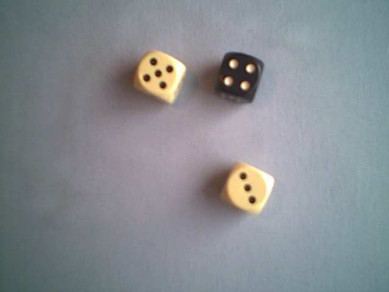
//> input picture images/dice.jpg, 389 x 292 px
$ ./mainOpenCV ../../images/dice.jpg   (built with g++ and OpenCV 4)
//> lines starting //> are read from the running program, lines starting //| are printed output that depends on the picture
//> further down, image is the input picture: 292 rows x 389 cols, CV_8UC3; mean B, G, R 144.8, 140, 135.4
#include <opencv2/opencv.hpp>

#include <stdio.h>
#include <stdlib.h>
#include <string.h>

using namespace cv;

int writeClassificationOutput(const char * filename,int result)
{
  FILE * fp = fopen(filename,"w");
  if (fp!=0)
    {
      fprintf(fp,"%u\n",result);
      fclose(fp);
      return 1;
    }
  return 0;
}


int processImage(cv::Mat & image,const char * filename,unsigned int width,unsigned int height,unsigned int channels)
{
//> called with filename = "../../images/dice.jpg", width = 389, height = 292, channels = 3
  if (image.data!=0)
  {
  unsigned int pixelChannelIndex = 0;
  for (int y=0; y<height; y++)
   {
     for (int x=0; x<width; x++)
      {
         char r = image.data[pixelChannelIndex + 0];
         char g = image.data[pixelChannelIndex + 1];
         char b = image.data[pixelChannelIndex + 2];

         //Simple filter to make image monochrome
         int averageColor = (r + g + b)/3;

         image.data[pixelChannelIndex + 0] = (char) averageColor; //Write back our new R value
         image.data[pixelChannelIndex + 1] = (char) averageColor; //Write back our new G value
         image.data[pixelChannelIndex + 2] = (char) averageColor; //Write back our new B value
         pixelChannelIndex += 3; // we move 3 bytes on each pixel
      }
   }
//> this loop made 292 passes
//> pixelChannelIndex on passes 1 to 3: 1167, 2334, 3501
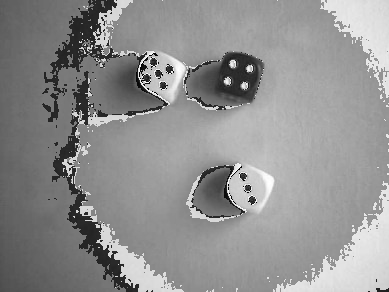
//> image: 292 rows x 389 cols, CV_8UC3; min 0, max 255, mean 144
//> after the loop, pixelChannelIndex = 340764
  return 1; // Let's always return 1 if buffer exists..
  }
 return 0;
}


int main(int argc,const char **argv)
{
  for (int i=1; i<argc; i++)
   {
      char outputFilename[512] = {0};
      const char * filename = argv[i]; //<- our filename given as a parameter to this program

      cv::Mat image = cv::imread(filename, cv::IMREAD_COLOR);   // Read the file older versions of OpenCV might want CV_LOAD_IMAGE_COLOR instead of IMREAD_COLOR

      if (image.data!=0)
        {
          fprintf(stderr,"Just loaded %s \n",filename);
          fprintf(stderr," It looks like it is %ux%u dimensions \n",image.size().width,image.size().height);

          int result = processImage(image,filename,image.size().width,image.size().height,image.channels());
//> result = 1

          snprintf(outputFilename,512,"%s-processed.png",filename);
          cv::imwrite(outputFilename,image);

          cv::imshow( "Display window", image );  // Show our image live!
          waitKey(10); //Wait 10 milliseconds

          snprintf(outputFilename,512,"%s.txt",filename);
          writeClassificationOutput(outputFilename,result);
        }
   }
 return 0;
}
